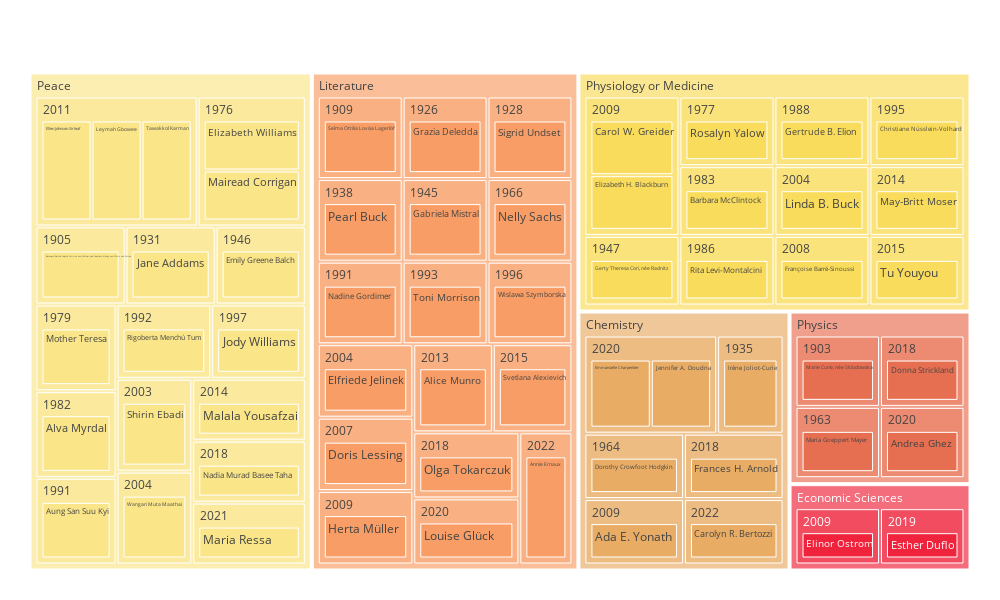

Notebook code for this chart:
### Code cell
## Interactive Tree map of Woman Winners 

fem= females[['Category', 'Year', 'Name']]

def TreeMapFemale(): 
    fig= px.treemap(fem, path= fem.columns ,width=1000, height=600)
    colors=['#fae588','#f79d65','#f9dc5c','#e8ac65','#e76f51','#ef233c','#b7094c'] 
    fig.update_layout(
    treemapcolorway = colors, #defines the colors in the treemap
    margin = dict(t=50, l=25, r=25, b=25))
    #fig.write_html("/Users/casonberkenstock/Project-2/images/FemaleLaureates.html")
    return fig.show()

### Figure 1 — Plotly figure (JSON) as saved in the notebook; plotly's stock layout.template omitted (floating-point values rounded to 4 significant figures)
{"data": [{"branchvalues": "total", "domain": {"x": [0, 1], "y": [0, 1]}, "hovertemplate": "labels=%{label}<br>count=%{value}<br>parent=%{parent}<br>id=%{id}<extra></extra>", "ids": ["Chemistry/2009/Ada E. Yonath", "Literature/2013/Alice Munro", "Peace/1982/Alva Myrdal", "Physics/2020/Andrea Ghez", "Literature/2022/Annie Ernaux", "Peace/1991/Aung San Suu Kyi", "Physiology or Medicine/1983/Barbara McClintock", "Peace/1905/Baroness Bertha Sophie Felicita von Suttner, née Countess Kinsky von Chinic und Tettau", "Physiology or Medicine/2009/Carol W. Greider", "Chemistry/2022/Carolyn R. Bertozzi", "Physiology or Medicine/1995/Christiane Nüsslein-Volhard", "Physics/2018/Donna Strickland", "Literature/2007/Doris Lessing", "Chemistry/1964/Dorothy Crowfoot Hodgkin", "Literature/2004/Elfriede Jelinek", "Economic Sciences/2009/Elinor Ostrom", "Physiology or Medicine/2009/Elizabeth H. Blackburn", "Peace/1976/Elizabeth Williams", "Peace/2011/Ellen Johnson Sirleaf", "Peace/1946/Emily Greene Balch", "Chemistry/2020/Emmanuelle Charpentier", "Economic Sciences/2019/Esther Duflo", "Chemistry/2018/Frances H. Arnold", "Physiology or Medicine/2008/Françoise Barré-Sinoussi", "Literature/1945/Gabriela Mistral", "Physiology or Medicine/1988/Gertrude B. Elion", "Physiology or Medicine/1947/Gerty Theresa Cori, née Radnitz", "Literature/1926/Grazia Deledda", "Literature/2009/Herta Müller", "Chemistry/1935/Irène Joliot-Curie", "Peace/1931/Jane Addams", "Chemistry/2020/Jennifer A. Doudna", "Peace/1997/Jody Williams", "Peace/2011/Leymah Gbowee", "Physiology or Medicine/2004/Linda B. Buck", "Literature/2020/Louise Glück", "Peace/1976/Mairead Corrigan", "Peace/2014/Malala Yousafzai", "Physics/1963/Maria Goeppert Mayer", "Peace/2021/Maria Ressa", "Physics/1903/Marie Curie, née Sklodowska", "Physiology or Medicine/2014/May-Britt Moser", "Peace/1979/Mother Teresa", "Peace/2018/Nadia Murad Basee Taha", "Literature/1991/Nadine Gordimer", "Literature/1966/Nelly Sachs", "Literature/2018/Olga Tokarczuk", "Literature/1938/Pearl Buck", "Peace/1992/Rigoberta Menchú Tum", "Physiology or Medicine/1986/Rita Levi-Montalcini", "Physiology or Medicine/1977/Rosalyn Yalow", "Literature/1909/Selma Ottilia Lovisa Lagerlöf", "Peace/2003/Shirin Ebadi", "Literature/1928/Sigrid Undset", "Literature/2015/Svetlana Alexievich", "Peace/2011/Tawakkol Karman", "Literature/1993/Toni Morrison", "Physiology or Medicine/2015/Tu Youyou", "Peace/2004/Wangari Muta Maathai", "Literature/1996/Wislawa Szymborska", "Physics/1903", "Peace/1905", "Literature/1909", "Literature/1926", "Literature/1928", "Peace/1931", "Chemistry/1935", "Literature/1938", "Literature/1945", "Peace/1946", "Physiology or Medicine/1947", "Physics/1963", "Chemistry/1964", "Literature/1966", "Peace/1976", "Physiology or Medicine/1977", "Peace/1979", "Peace/1982", "Physiology or Medicine/1983", "Physiology or Medicine/1986", "Physiology or Medicine/1988", "Literature/1991", "Peace/1991", "Peace/1992", "Literature/1993", "Physiology or Medicine/1995", "Literature/1996", "Peace/1997", "Peace/2003", "Literature/2004", "Peace/2004", "Physiology or Medicine/2004", "Literature/2007", "Physiology or Medicine/2008", "Chemistry/2009", "Economic Sciences/2009", "Literature/2009", "Physiology or Medicine/2009", "Peace/2011", "Literature/2013", "Peace/2014", "Physiology or Medicine/2014", "Literature/2015", "Physiology or Medicine/2015", "Chemistry/2018", "Literature/2018", "Peace/2018", "Physics/2018", "Economic Sciences/2019", "Chemistry/2020", "Literature/2020", "Physics/2020", "Peace/2021", "Chemistry/2022", "Literature/2022", "Chemistry", "Economic Sciences", "Literature", "Peace", "Physics", "Physiology or Medicine"], "labels": ["Ada E. Yonath", "Alice Munro", "Alva Myrdal", "Andrea Ghez", "Annie Ernaux", "Aung San Suu Kyi", "Barbara McClintock", "Baroness Bertha Sophie Felicita von Suttner, née Countess Kinsky von Chinic und Tettau", "Carol W. Greider", "Carolyn R. Bertozzi", "Christiane Nüsslein-Volhard", "Donna Strickland", "Doris Lessing", "Dorothy Crowfoot Hodgkin", "Elfriede Jelinek", "Elinor Ostrom", "Elizabeth H. Blackburn", "Elizabeth Williams", "Ellen Johnson Sirleaf", "Emily Greene Balch", "Emmanuelle Charpentier", "Esther Duflo", "Frances H. Arnold", "Françoise Barré-Sinoussi", "Gabriela Mistral", "Gertrude B. Elion", "Gerty Theresa Cori, née Radnitz", "Grazia Deledda", "Herta Müller", "Irène Joliot-Curie", "Jane Addams", "Jennifer A. Doudna", "Jody Williams", "Leymah Gbowee", "Linda B. Buck", "Louise Glück", "Mairead Corrigan", "Malala Yousafzai", "Maria Goeppert Mayer", "Maria Ressa", "Marie Curie, née Sklodowska", "May-Britt Moser", "Mother Teresa", "Nadia Murad Basee Taha", "Nadine Gordimer", "Nelly Sachs", "Olga Tokarczuk", "Pearl Buck", "Rigoberta Menchú Tum", "Rita Levi-Montalcini", "Rosalyn Yalow", "Selma Ottilia Lovisa Lagerlöf", "Shirin Ebadi", "Sigrid Undset", "Svetlana Alexievich", "Tawakkol Karman", "Toni Morrison", "Tu Youyou", "Wangari Muta Maathai", "Wislawa Szymborska", "1903", "1905", "1909", "1926", "1928", "1931", "1935", "1938", "1945", "1946", "1947", "1963", "1964", "1966", "1976", "1977", "1979", "1982", "1983", "1986", "1988", "1991", "1991", "1992", "1993", "1995", "1996", "1997", "2003", "2004", "2004", "2004", "2007", "2008", "2009", "2009", "2009", "2009", "2011", "2013", "2014", "2014", "2015", "2015", "2018", "2018", "2018", "2018", "2019", "2020", "2020", "2020", "2021", "2022", "2022", "Chemistry", "Economic Sciences", "Literature", "Peace", "Physics", "Physiology or Medicine"], "name": "", "parents": ["Chemistry/2009", "Literature/2013", "Peace/1982", "Physics/2020", "Literature/2022", "Peace/1991", "Physiology or Medicine/1983", "Peace/1905", "Physiology or Medicine/2009", "Chemistry/2022", "Physiology or Medicine/1995", "Physics/2018", "Literature/2007", "Chemistry/1964", "Literature/2004", "Economic Sciences/2009", "Physiology or Medicine/2009", "Peace/1976", "Peace/2011", "Peace/1946", "Chemistry/2020", "Economic Sciences/2019", "Chemistry/2018", "Physiology or Medicine/2008", "Literature/1945", "Physiology or Medicine/1988", "Physiology or Medicine/1947", "Literature/1926", "Literature/2009", "Chemistry/1935", "Peace/1931", "Chemistry/2020", "Peace/1997", "Peace/2011", "Physiology or Medicine/2004", "Literature/2020", "Peace/1976", "Peace/2014", "Physics/1963", "Peace/2021", "Physics/1903", "Physiology or Medicine/2014", "Peace/1979", "Peace/2018", "Literature/1991", "Literature/1966", "Literature/2018", "Literature/1938", "Peace/1992", "Physiology or Medicine/1986", "Physiology or Medicine/1977", "Literature/1909", "Peace/2003", "Literature/1928", "Literature/2015", "Peace/2011", "Literature/1993", "Physiology or Medicine/2015", "Peace/2004", "Literature/1996", "Physics", "Peace", "Literature", "Literature", "Literature", "Peace", "Chemistry", "Literature", "Literature", "Peace", "Physiology or Medicine", "Physics", "Chemistry", "Literature", "Peace", "Physiology or Medicine", "Peace", "Peace", "Physiology or Medicine", "Physiology or Medicine", "Physiology or Medicine", "Literature", "Peace", "Peace", "Literature", "Physiology or Medicine", "Literature", "Peace", "Peace", "Literature", "Peace", "Physiology or Medicine", "Literature", "Physiology or Medicine", "Chemistry", "Economic Sciences", "Literature", "Physiology or Medicine", "Peace", "Literature", "Peace", "Physiology or Medicine", "Literature", "Physiology or Medicine", "Chemistry", "Literature", "Peace", "Physics", "Economic Sciences", "Chemistry", "Literature", "Physics", "Peace", "Chemistry", "Literature", "", "", "", "", "", ""], "type": "treemap", "values": [1, 1, 1, 1, 1, 1, 1, 1, 1, 1, 1, 1, 1, 1, 1, 1, 1, 1, 1, 1, 1, 1, 1, 1, 1, 1, 1, 1, 1, 1, 1, 1, 1, 1, 1, 1, 1, 1, 1, 1, 1, 1, 1, 1, 1, 1, 1, 1, 1, 1, 1, 1, 1, 1, 1, 1, 1, 1, 1, 1, 1, 1, 1, 1, 1, 1, 1, 1, 1, 1, 1, 1, 1, 1, 2, 1, 1, 1, 1, 1, 1, 1, 1, 1, 1, 1, 1, 1, 1, 1, 1, 1, 1, 1, 1, 1, 1, 2, 3, 1, 1, 1, 1, 1, 1, 1, 1, 1, 1, 2, 1, 1, 1, 1, 1, 7, 2, 17, 18, 4, 12]}], "layout": {"height": 600, "legend": {"tracegroupgap": 0}, "margin": {"b": 25, "l": 25, "r": 25, "t": 50}, "treemapcolorway": ["#fae588", "#f79d65", "#f9dc5c", "#e8ac65", "#e76f51", "#ef233c", "#b7094c"], "width": 1000}}
